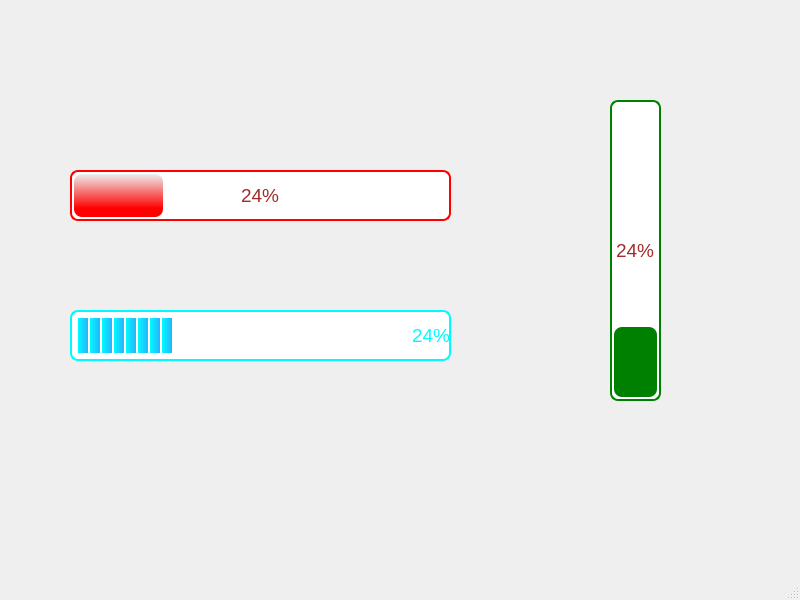
<?xml version="1.0" encoding="UTF-8"?>
<ui version="4.0">
 <class>MainWindow</class>
 <widget class="QMainWindow" name="MainWindow">
  <property name="geometry">
   <rect>
    <x>0</x>
    <y>0</y>
    <width>800</width>
    <height>600</height>
   </rect>
  </property>
  <property name="windowTitle">
   <string>MainWindow</string>
  </property>
  <property name="styleSheet">
   <string notr="true">QProgressBar 
{

    border: 2px solid red;
    border-radius: 8px;
    text-align: center;/*文本位置*/
    color:brown; /*文字颜色*/
    background: white; /*背景*/
    padding:2px;/*内容边距*/  
    font-family: &quot;Microsoft YaHei&quot;;  
   /*字体尺寸*/
    font-size: 14pt;
  
}


QProgressBar::chunk 
{
    background: qlineargradient(x1:0, y1:0, x2:0, y2:1, stop:0 #eeeeee, stop:0.8 #ff0000);/*填充渐变背景色*/
    border-radius: 8px;  
}


/*禁用*/
QProgressBar:disabled 
{
    color: #616161;
}


#progressBar_2
{ 
    text-align: right; 
    padding:5px;/*内容边距*/ 
    color:  #01FAFF;
    border: 2px solid #01FAFF;
  
}

#progressBar_2::chunk 
{
    background:qlineargradient(spread:pad,x1:0,y1:0,x2:1,y2:0,stop:0 #01FAFF,stop:1  #26B4FF);
    width: 10px;/*每格宽度*/
    margin: 0.5px;/*每格间隔*/
}



/*垂直伪状态*/
QProgressBar:vertical  
{
	  border: 2px solid green;
}

QProgressBar::chunk:vertical 
{
	background-color: green;
}
</string>
  </property>
  <widget class="QWidget" name="centralwidget">
   <widget class="QProgressBar" name="progressBar">
    <property name="geometry">
     <rect>
      <x>70</x>
      <y>170</y>
      <width>381</width>
      <height>51</height>
     </rect>
    </property>
    <property name="value">
     <number>24</number>
    </property>
   </widget>
   <widget class="QProgressBar" name="progressBar_2">
    <property name="enabled">
     <bool>true</bool>
    </property>
    <property name="geometry">
     <rect>
      <x>70</x>
      <y>310</y>
      <width>381</width>
      <height>51</height>
     </rect>
    </property>
    <property name="value">
     <number>24</number>
    </property>
   </widget>
   <widget class="QProgressBar" name="progressBar_3">
    <property name="geometry">
     <rect>
      <x>610</x>
      <y>100</y>
      <width>51</width>
      <height>301</height>
     </rect>
    </property>
    <property name="value">
     <number>24</number>
    </property>
    <property name="orientation">
     <enum>Qt::Vertical</enum>
    </property>
    <property name="textDirection">
     <enum>QProgressBar::TopToBottom</enum>
    </property>
   </widget>
  </widget>
  <widget class="QMenuBar" name="menubar">
   <property name="geometry">
    <rect>
     <x>0</x>
     <y>0</y>
     <width>800</width>
     <height>26</height>
    </rect>
   </property>
  </widget>
  <widget class="QStatusBar" name="statusbar"/>
 </widget>
 <resources/>
 <connections/>
</ui>
